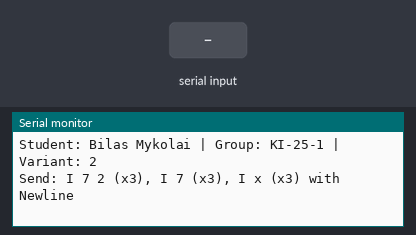
Bench run of a sketch on a simulated Arduino Uno, built with avr-gcc and run on an emulated ATmega328P. On the bench: the last lines printed to the serial monitor. The test bench sets the inputs (shaded band).

Above: at 1.2 s.
1.3 s: "90 45\n" received over Serial
At 2.5 s:
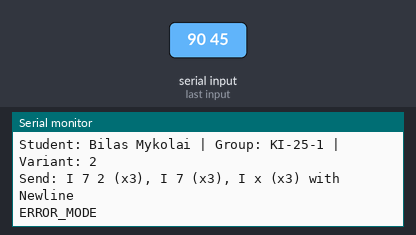
2.8 s: byte 73 ('I') received over Serial
At 4.1 s:
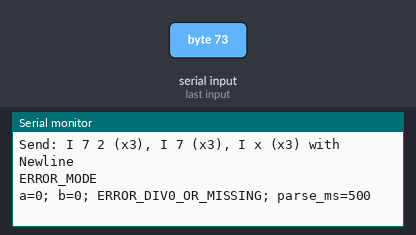
4.7 s: "I90\n" received over Serial
At 6.0 s:
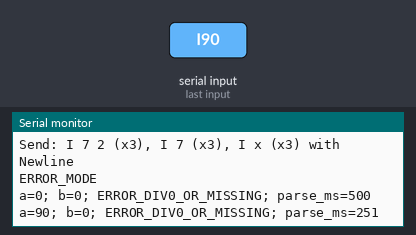

The sketch:

l3.ino
```cpp
void discardLine() {
  const unsigned long started = millis();
  while (millis() - started < 300UL) {
    if (Serial.available() > 0 && Serial.read() == '\n') return;
  }
}

void setup() {
  Serial.begin(115200);
  Serial.setTimeout(250);
  Serial.println(F("Student: Bilas Mykolai | Group: KI-25-1 | Variant: 2"));
  Serial.println(F("Send: I 7 2 (x3), I 7 (x3), I x (x3) with Newline"));
}

void loop() {
  if (Serial.available() <= 0) return;
  const int mode = Serial.read();
  if (mode == '\r' || mode == '\n' || mode == ' ') return;

  const unsigned long started = millis();
  if (mode == 'I') {
    const long a = Serial.parseInt();
    const long b = Serial.parseInt();
    const unsigned long parseElapsed = millis() - started;

    Serial.print(F("a=")); Serial.print(a);
    Serial.print(F("; b=")); Serial.print(b);
    if (a < -100 || a > 100 || b < -100 || b > 100) {
      Serial.print(F("; ERROR_RANGE"));
    } else if (b == 0) {
      Serial.print(F("; ERROR_DIV0_OR_MISSING"));
    } else {
      Serial.print(F("; a/b=")); Serial.print(a / b);
    }
    Serial.print(F("; parse_ms=")); Serial.println(parseElapsed);
  } else {
    Serial.println(F("ERROR_MODE"));
  }
  discardLine();
}
```

Measured:
- after the input at 1.3 s, the serial monitor: prints a new line at once (image 1)
- after the input at 2.8 s, the serial monitor: prints a new line after 0.50 s (image 2)
- after the input at 4.7 s, the serial monitor: prints a new line after 0.25 s (image 3)
